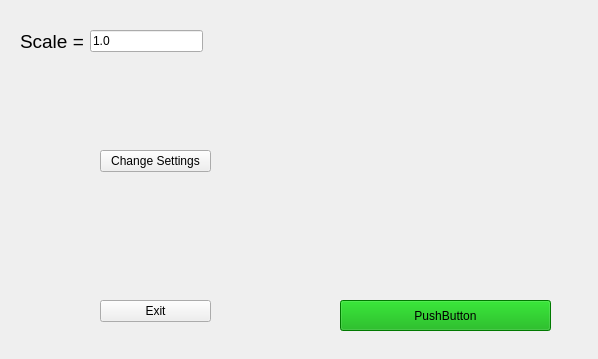
<?xml version="1.0" encoding="UTF-8"?>
<ui version="4.0">
 <class>MainWindow</class>
 <widget class="QMainWindow" name="MainWindow">
  <property name="geometry">
   <rect>
    <x>0</x>
    <y>0</y>
    <width>598</width>
    <height>359</height>
   </rect>
  </property>
  <property name="windowTitle">
   <string>MainWindow</string>
  </property>
  <widget class="QWidget" name="centralWidget">
   <widget class="RenderingArea" name="Radar" native="true">
    <property name="geometry">
     <rect>
      <x>320</x>
      <y>30</y>
      <width>250</width>
      <height>250</height>
     </rect>
    </property>
   </widget>
   <widget class="QPushButton" name="btnToggleState">
    <property name="geometry">
     <rect>
      <x>340</x>
      <y>300</y>
      <width>211</width>
      <height>31</height>
     </rect>
    </property>
    <property name="palette">
     <palette>
      <active>
       <colorrole role="WindowText">
        <brush brushstyle="SolidPattern">
         <color alpha="255">
          <red>0</red>
          <green>0</green>
          <blue>0</blue>
         </color>
        </brush>
       </colorrole>
       <colorrole role="Button">
        <brush brushstyle="SolidPattern">
         <color alpha="255">
          <red>0</red>
          <green>170</green>
          <blue>0</blue>
         </color>
        </brush>
       </colorrole>
       <colorrole role="Light">
        <brush brushstyle="SolidPattern">
         <color alpha="255">
          <red>0</red>
          <green>255</green>
          <blue>0</blue>
         </color>
        </brush>
       </colorrole>
       <colorrole role="Midlight">
        <brush brushstyle="SolidPattern">
         <color alpha="255">
          <red>0</red>
          <green>212</green>
          <blue>0</blue>
         </color>
        </brush>
       </colorrole>
       <colorrole role="Dark">
        <brush brushstyle="SolidPattern">
         <color alpha="255">
          <red>0</red>
          <green>85</green>
          <blue>0</blue>
         </color>
        </brush>
       </colorrole>
       <colorrole role="Mid">
        <brush brushstyle="SolidPattern">
         <color alpha="255">
          <red>0</red>
          <green>113</green>
          <blue>0</blue>
         </color>
        </brush>
       </colorrole>
       <colorrole role="Text">
        <brush brushstyle="SolidPattern">
         <color alpha="255">
          <red>0</red>
          <green>0</green>
          <blue>0</blue>
         </color>
        </brush>
       </colorrole>
       <colorrole role="BrightText">
        <brush brushstyle="SolidPattern">
         <color alpha="255">
          <red>0</red>
          <green>0</green>
          <blue>0</blue>
         </color>
        </brush>
       </colorrole>
       <colorrole role="ButtonText">
        <brush brushstyle="SolidPattern">
         <color alpha="255">
          <red>0</red>
          <green>0</green>
          <blue>0</blue>
         </color>
        </brush>
       </colorrole>
       <colorrole role="Base">
        <brush brushstyle="SolidPattern">
         <color alpha="255">
          <red>255</red>
          <green>255</green>
          <blue>255</blue>
         </color>
        </brush>
       </colorrole>
       <colorrole role="Window">
        <brush brushstyle="SolidPattern">
         <color alpha="255">
          <red>0</red>
          <green>170</green>
          <blue>0</blue>
         </color>
        </brush>
       </colorrole>
       <colorrole role="Shadow">
        <brush brushstyle="SolidPattern">
         <color alpha="255">
          <red>0</red>
          <green>0</green>
          <blue>0</blue>
         </color>
        </brush>
       </colorrole>
       <colorrole role="AlternateBase">
        <brush brushstyle="SolidPattern">
         <color alpha="255">
          <red>127</red>
          <green>212</green>
          <blue>127</blue>
         </color>
        </brush>
       </colorrole>
       <colorrole role="ToolTipBase">
        <brush brushstyle="SolidPattern">
         <color alpha="255">
          <red>255</red>
          <green>255</green>
          <blue>220</blue>
         </color>
        </brush>
       </colorrole>
       <colorrole role="ToolTipText">
        <brush brushstyle="SolidPattern">
         <color alpha="255">
          <red>0</red>
          <green>0</green>
          <blue>0</blue>
         </color>
        </brush>
       </colorrole>
       <colorrole role="PlaceholderText">
        <brush brushstyle="SolidPattern">
         <color alpha="128">
          <red>0</red>
          <green>0</green>
          <blue>0</blue>
         </color>
        </brush>
       </colorrole>
      </active>
      <inactive>
       <colorrole role="WindowText">
        <brush brushstyle="SolidPattern">
         <color alpha="255">
          <red>0</red>
          <green>0</green>
          <blue>0</blue>
         </color>
        </brush>
       </colorrole>
       <colorrole role="Button">
        <brush brushstyle="SolidPattern">
         <color alpha="255">
          <red>0</red>
          <green>170</green>
          <blue>0</blue>
         </color>
        </brush>
       </colorrole>
       <colorrole role="Light">
        <brush brushstyle="SolidPattern">
         <color alpha="255">
          <red>0</red>
          <green>255</green>
          <blue>0</blue>
         </color>
        </brush>
       </colorrole>
       <colorrole role="Midlight">
        <brush brushstyle="SolidPattern">
         <color alpha="255">
          <red>0</red>
          <green>212</green>
          <blue>0</blue>
         </color>
        </brush>
       </colorrole>
       <colorrole role="Dark">
        <brush brushstyle="SolidPattern">
         <color alpha="255">
          <red>0</red>
          <green>85</green>
          <blue>0</blue>
         </color>
        </brush>
       </colorrole>
       <colorrole role="Mid">
        <brush brushstyle="SolidPattern">
         <color alpha="255">
          <red>0</red>
          <green>113</green>
          <blue>0</blue>
         </color>
        </brush>
       </colorrole>
       <colorrole role="Text">
        <brush brushstyle="SolidPattern">
         <color alpha="255">
          <red>0</red>
          <green>0</green>
          <blue>0</blue>
         </color>
        </brush>
       </colorrole>
       <colorrole role="BrightText">
        <brush brushstyle="SolidPattern">
         <color alpha="255">
          <red>0</red>
          <green>0</green>
          <blue>0</blue>
         </color>
        </brush>
       </colorrole>
       <colorrole role="ButtonText">
        <brush brushstyle="SolidPattern">
         <color alpha="255">
          <red>0</red>
          <green>0</green>
          <blue>0</blue>
         </color>
        </brush>
       </colorrole>
       <colorrole role="Base">
        <brush brushstyle="SolidPattern">
         <color alpha="255">
          <red>255</red>
          <green>255</green>
          <blue>255</blue>
         </color>
        </brush>
       </colorrole>
       <colorrole role="Window">
        <brush brushstyle="SolidPattern">
         <color alpha="255">
          <red>0</red>
          <green>170</green>
          <blue>0</blue>
         </color>
        </brush>
       </colorrole>
       <colorrole role="Shadow">
        <brush brushstyle="SolidPattern">
         <color alpha="255">
          <red>0</red>
          <green>0</green>
          <blue>0</blue>
         </color>
        </brush>
       </colorrole>
       <colorrole role="AlternateBase">
        <brush brushstyle="SolidPattern">
         <color alpha="255">
          <red>127</red>
          <green>212</green>
          <blue>127</blue>
         </color>
        </brush>
       </colorrole>
       <colorrole role="ToolTipBase">
        <brush brushstyle="SolidPattern">
         <color alpha="255">
          <red>255</red>
          <green>255</green>
          <blue>220</blue>
         </color>
        </brush>
       </colorrole>
       <colorrole role="ToolTipText">
        <brush brushstyle="SolidPattern">
         <color alpha="255">
          <red>0</red>
          <green>0</green>
          <blue>0</blue>
         </color>
        </brush>
       </colorrole>
       <colorrole role="PlaceholderText">
        <brush brushstyle="SolidPattern">
         <color alpha="128">
          <red>0</red>
          <green>0</green>
          <blue>0</blue>
         </color>
        </brush>
       </colorrole>
      </inactive>
      <disabled>
       <colorrole role="WindowText">
        <brush brushstyle="SolidPattern">
         <color alpha="255">
          <red>0</red>
          <green>85</green>
          <blue>0</blue>
         </color>
        </brush>
       </colorrole>
       <colorrole role="Button">
        <brush brushstyle="SolidPattern">
         <color alpha="255">
          <red>0</red>
          <green>170</green>
          <blue>0</blue>
         </color>
        </brush>
       </colorrole>
       <colorrole role="Light">
        <brush brushstyle="SolidPattern">
         <color alpha="255">
          <red>0</red>
          <green>255</green>
          <blue>0</blue>
         </color>
        </brush>
       </colorrole>
       <colorrole role="Midlight">
        <brush brushstyle="SolidPattern">
         <color alpha="255">
          <red>0</red>
          <green>212</green>
          <blue>0</blue>
         </color>
        </brush>
       </colorrole>
       <colorrole role="Dark">
        <brush brushstyle="SolidPattern">
         <color alpha="255">
          <red>0</red>
          <green>85</green>
          <blue>0</blue>
         </color>
        </brush>
       </colorrole>
       <colorrole role="Mid">
        <brush brushstyle="SolidPattern">
         <color alpha="255">
          <red>0</red>
          <green>113</green>
          <blue>0</blue>
         </color>
        </brush>
       </colorrole>
       <colorrole role="Text">
        <brush brushstyle="SolidPattern">
         <color alpha="255">
          <red>0</red>
          <green>85</green>
          <blue>0</blue>
         </color>
        </brush>
       </colorrole>
       <colorrole role="BrightText">
        <brush brushstyle="SolidPattern">
         <color alpha="255">
          <red>0</red>
          <green>0</green>
          <blue>0</blue>
         </color>
        </brush>
       </colorrole>
       <colorrole role="ButtonText">
        <brush brushstyle="SolidPattern">
         <color alpha="255">
          <red>0</red>
          <green>85</green>
          <blue>0</blue>
         </color>
        </brush>
       </colorrole>
       <colorrole role="Base">
        <brush brushstyle="SolidPattern">
         <color alpha="255">
          <red>0</red>
          <green>170</green>
          <blue>0</blue>
         </color>
        </brush>
       </colorrole>
       <colorrole role="Window">
        <brush brushstyle="SolidPattern">
         <color alpha="255">
          <red>0</red>
          <green>170</green>
          <blue>0</blue>
         </color>
        </brush>
       </colorrole>
       <colorrole role="Shadow">
        <brush brushstyle="SolidPattern">
         <color alpha="255">
          <red>0</red>
          <green>0</green>
          <blue>0</blue>
         </color>
        </brush>
       </colorrole>
       <colorrole role="AlternateBase">
        <brush brushstyle="SolidPattern">
         <color alpha="255">
          <red>0</red>
          <green>170</green>
          <blue>0</blue>
         </color>
        </brush>
       </colorrole>
       <colorrole role="ToolTipBase">
        <brush brushstyle="SolidPattern">
         <color alpha="255">
          <red>255</red>
          <green>255</green>
          <blue>220</blue>
         </color>
        </brush>
       </colorrole>
       <colorrole role="ToolTipText">
        <brush brushstyle="SolidPattern">
         <color alpha="255">
          <red>0</red>
          <green>0</green>
          <blue>0</blue>
         </color>
        </brush>
       </colorrole>
       <colorrole role="PlaceholderText">
        <brush brushstyle="SolidPattern">
         <color alpha="128">
          <red>0</red>
          <green>0</green>
          <blue>0</blue>
         </color>
        </brush>
       </colorrole>
      </disabled>
     </palette>
    </property>
    <property name="text">
     <string>PushButton</string>
    </property>
   </widget>
   <widget class="QLabel" name="lblRadius">
    <property name="geometry">
     <rect>
      <x>20</x>
      <y>30</y>
      <width>71</width>
      <height>21</height>
     </rect>
    </property>
    <property name="font">
     <font>
      <pointsize>14</pointsize>
     </font>
    </property>
    <property name="text">
     <string>&lt;html&gt;&lt;head/&gt;&lt;body&gt;&lt;p&gt;Scale = &lt;/p&gt;&lt;/body&gt;&lt;/html&gt;</string>
    </property>
   </widget>
   <widget class="QLineEdit" name="le_scale">
    <property name="geometry">
     <rect>
      <x>90</x>
      <y>30</y>
      <width>113</width>
      <height>22</height>
     </rect>
    </property>
    <property name="text">
     <string>1.0</string>
    </property>
   </widget>
   <widget class="QPushButton" name="btnUpdateConfig">
    <property name="geometry">
     <rect>
      <x>100</x>
      <y>150</y>
      <width>111</width>
      <height>22</height>
     </rect>
    </property>
    <property name="text">
     <string>Change Settings</string>
    </property>
   </widget>
   <widget class="QPushButton" name="btnExit">
    <property name="geometry">
     <rect>
      <x>100</x>
      <y>300</y>
      <width>111</width>
      <height>22</height>
     </rect>
    </property>
    <property name="text">
     <string>Exit</string>
    </property>
   </widget>
  </widget>
 </widget>
 <layoutdefault spacing="6" margin="11"/>
 <customwidgets>
  <customwidget>
   <class>RenderingArea</class>
   <extends>QWidget</extends>
   <header>renderingarea.h</header>
   <container>1</container>
  </customwidget>
 </customwidgets>
 <resources/>
 <connections>
  <connection>
   <sender>btnExit</sender>
   <signal>clicked()</signal>
   <receiver>MainWindow</receiver>
   <slot>close()</slot>
   <hints>
    <hint type="sourcelabel">
     <x>136</x>
     <y>312</y>
    </hint>
    <hint type="destinationlabel">
     <x>44</x>
     <y>314</y>
    </hint>
   </hints>
  </connection>
 </connections>
</ui>
